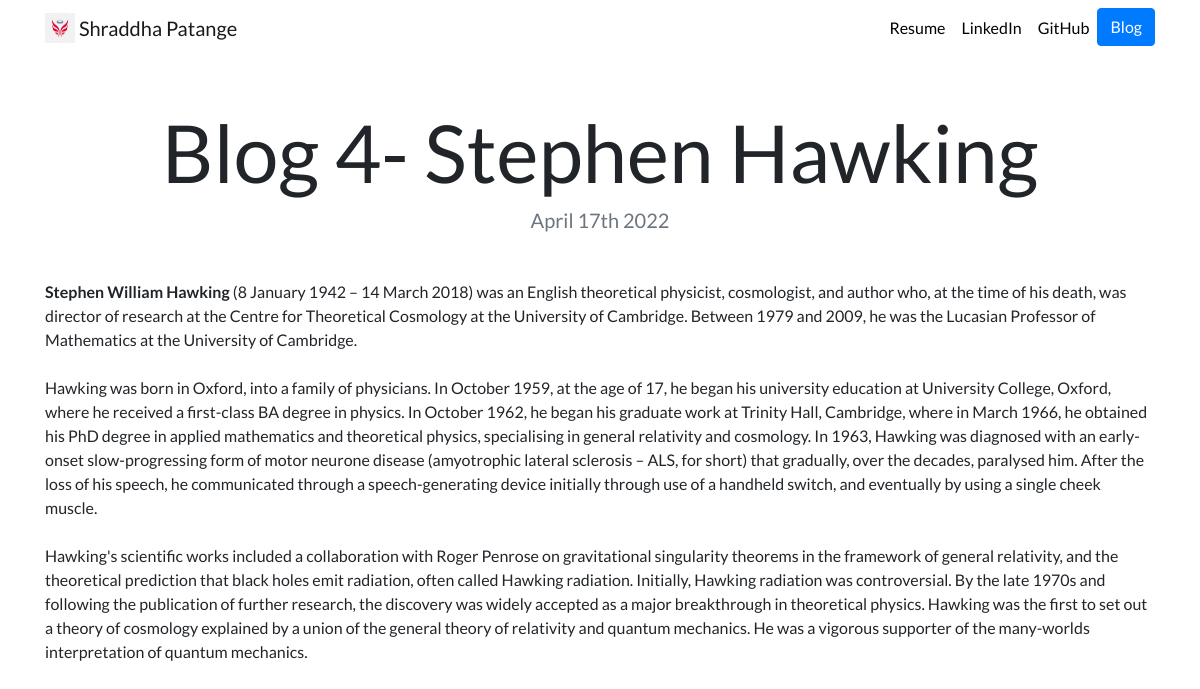
The app's page /blog/4/ with its own data.
### blog/models.py (models this page shows, shortened)
class Blog(models.Model):
    title = models.CharField(max_length = 200)
    description = models.TextField()
    date = models.DateField()

### blog/views.py (the view)
# urls.py: path('<int:blog_id>/', views.detail, name = 'detail'),
def detail(request,blog_id):
    blog = get_object_or_404(Blog, pk = blog_id)
    return render(request, 'blog/detail.html',{'blog': blog})

### blog/templates/blog/detail.html
{% extends "portfolio/base.html" %}
{% load static %}
{% block content %}
<h1 class="text-center mt-5" id="blogdetailtitle">{{ blog.title }}</h1>
<h5 class="text-center text-muted mb-5">{{ blog.date|date:'F jS Y' }}</h5>
{{ blog.description|safe }}
{% endblock %}

### portfolio/static/portfolio/custom.css (style rules this page uses)
body { font-family: 'Lato', sans-serif; }
@media (min-width: 992px) { #blogdetailtitle { font-size: 5rem; } }

### records on screen
Blog: title "Blog 4- Stephen Hawking", date "April 17th 2022", description "Stephen William Hawking (8 January 1942 – 14 March 2018) was an English theoretical physicist, cosmologist, and author who, at the time of his death, was director of research at the Centre for Theoretical Cosmology at the University of Cambridge. Between 1979 and 2009, he was the Lucasian Professor of Mathematics at the University of Cambridge. Hawking was born in Oxford, into a family of physicians. In October 1959, at the age of 17, he began his university education at University College, Oxford, where he received a first-class BA degree in physics. In October 1962, he began his graduate work at Trinity Hall, Cambridge, where in March 1966, he obtained his PhD degree in applied…"
